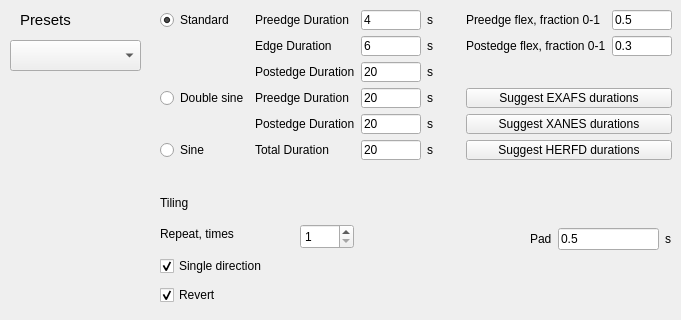
    <widget class="QWidget" name="tab_fly_scan">
     <attribute name="title">
      <string>Fly scan</string>
     </attribute>
     <widget class="QWidget" name="gridLayoutWidget_24">
      <property name="geometry">
       <rect>
        <x>160</x>
        <y>10</y>
        <width>512</width>
        <height>171</height>
       </rect>
      </property>
      <layout class="QGridLayout" name="gridLayout_34">
       <property name="sizeConstraint">
        <enum>QLayout::SetMaximumSize</enum>
       </property>
       <item column="4" row="0">
        <widget class="QLabel" name="label_95">
         <property name="maximumSize">
          <size>
           <width>16777215</width>
           <height>20</height>
          </size>
         </property>
         <property name="text">
          <string>Preedge flex, fraction 0-1</string>
         </property>
        </widget>
       </item>
       <item column="3" row="0">
        <widget class="QLabel" name="label_133">
         <property name="maximumSize">
          <size>
           <width>16777215</width>
           <height>20</height>
          </size>
         </property>
         <property name="text">
          <string>s</string>
         </property>
        </widget>
       </item>
       <item column="2" row="2">
        <widget class="QLineEdit" name="edit_ds2_poste_duration">
         <property name="maximumSize">
          <size>
           <width>60</width>
           <height>20</height>
          </size>
         </property>
         <property name="text">
          <string>20</string>
         </property>
        </widget>
       </item>
       <item column="5" row="1">
        <widget class="QLineEdit" name="edit_postedge_flex_frac">
         <property name="maximumSize">
          <size>
           <width>60</width>
           <height>20</height>
          </size>
         </property>
         <property name="text">
          <string>0.3</string>
         </property>
        </widget>
       </item>
       <item column="2" row="1">
        <widget class="QLineEdit" name="edit_ds2_edge_duration">
         <property name="maximumSize">
          <size>
           <width>60</width>
           <height>20</height>
          </size>
         </property>
         <property name="text">
          <string>6</string>
         </property>
        </widget>
       </item>
       <item column="0" row="5">
        <widget class="QRadioButton" name="radioButton_flypath_sine">
         <property name="maximumSize">
          <size>
           <width>16777215</width>
           <height>20</height>
          </size>
         </property>
         <property name="text">
          <string>Sine</string>
         </property>
        </widget>
       </item>
       <item column="0" row="3">
        <widget class="QRadioButton" name="radioButton_flypath_doublesine">
         <property name="maximumSize">
          <size>
           <width>16777215</width>
           <height>20</height>
          </size>
         </property>
         <property name="text">
          <string>Double sine</string>
         </property>
        </widget>
       </item>
       <item column="1" row="2">
        <widget class="QLabel" name="label_136">
         <property name="maximumSize">
          <size>
           <width>16777215</width>
           <height>20</height>
          </size>
         </property>
         <property name="text">
          <string>Postedge Duration</string>
         </property>
        </widget>
       </item>
       <item column="4" row="1">
        <widget class="QLabel" name="label_141">
         <property name="maximumSize">
          <size>
           <width>16777215</width>
           <height>20</height>
          </size>
         </property>
         <property name="text">
          <string>Postedge flex, fraction 0-1</string>
         </property>
        </widget>
       </item>
       <item column="1" row="0">
        <widget class="QLabel" name="label_92">
         <property name="maximumSize">
          <size>
           <width>16777215</width>
           <height>20</height>
          </size>
         </property>
         <property name="text">
          <string>Preedge Duration</string>
         </property>
        </widget>
       </item>
       <item column="1" row="4">
        <widget class="QLabel" name="label_90">
         <property name="maximumSize">
          <size>
           <width>16777215</width>
           <height>20</height>
          </size>
         </property>
         <property name="text">
          <string>Postedge Duration</string>
         </property>
        </widget>
       </item>
       <item column="1" row="5">
        <widget class="QLabel" name="label_86">
         <property name="maximumSize">
          <size>
           <width>16777215</width>
           <height>20</height>
          </size>
         </property>
         <property name="text">
          <string>Total Duration</string>
         </property>
        </widget>
       </item>
       <item column="3" row="5">
        <widget class="QLabel" name="label_87">
         <property name="maximumSize">
          <size>
           <width>16777215</width>
           <height>20</height>
          </size>
         </property>
         <property name="text">
          <string>s</string>
         </property>
        </widget>
       </item>
       <item column="3" row="4">
        <widget class="QLabel" name="label_91">
         <property name="maximumSize">
          <size>
           <width>16777215</width>
           <height>20</height>
          </size>
         </property>
         <property name="text">
          <string>s</string>
         </property>
        </widget>
       </item>
       <item column="1" row="3">
        <widget class="QLabel" name="label_88">
         <property name="maximumSize">
          <size>
           <width>16777215</width>
           <height>20</height>
          </size>
         </property>
         <property name="text">
          <string>Preedge Duration</string>
         </property>
        </widget>
       </item>
       <item column="1" row="1">
        <widget class="QLabel" name="label_134">
         <property name="maximumSize">
          <size>
           <width>16777215</width>
           <height>20</height>
          </size>
         </property>
         <property name="text">
          <string>Edge Duration</string>
         </property>
        </widget>
       </item>
       <item column="2" row="5">
        <widget class="QLineEdit" name="edit_sine_total_duration">
         <property name="maximumSize">
          <size>
           <width>60</width>
           <height>20</height>
          </size>
         </property>
         <property name="text">
          <string>20</string>
         </property>
        </widget>
       </item>
       <item column="2" row="4">
        <widget class="QLineEdit" name="edit_ds_poste_duration">
         <property name="maximumSize">
          <size>
           <width>60</width>
           <height>20</height>
          </size>
         </property>
         <property name="text">
          <string>20</string>
         </property>
        </widget>
       </item>
       <item column="3" row="1">
        <widget class="QLabel" name="label_135">
         <property name="maximumSize">
          <size>
           <width>16777215</width>
           <height>20</height>
          </size>
         </property>
         <property name="text">
          <string>s</string>
         </property>
        </widget>
       </item>
       <item column="3" row="3">
        <widget class="QLabel" name="label_89">
         <property name="maximumSize">
          <size>
           <width>16777215</width>
           <height>20</height>
          </size>
         </property>
         <property name="text">
          <string>s</string>
         </property>
        </widget>
       </item>
       <item column="0" row="0">
        <widget class="QRadioButton" name="radioButton_flypath_standard">
         <property name="maximumSize">
          <size>
           <width>16777215</width>
           <height>20</height>
          </size>
         </property>
         <property name="text">
          <string>Standard</string>
         </property>
         <property name="checked">
          <bool>true</bool>
         </property>
        </widget>
       </item>
       <item column="2" row="0">
        <widget class="QLineEdit" name="edit_ds2_pree_duration">
         <property name="maximumSize">
          <size>
           <width>60</width>
           <height>20</height>
          </size>
         </property>
         <property name="text">
          <string>4</string>
         </property>
        </widget>
       </item>
       <item column="3" row="2">
        <widget class="QLabel" name="label_137">
         <property name="maximumSize">
          <size>
           <width>16777215</width>
           <height>20</height>
          </size>
         </property>
         <property name="text">
          <string>s</string>
         </property>
        </widget>
       </item>
       <item column="5" row="0">
        <widget class="QLineEdit" name="edit_preedge_flex_frac">
         <property name="maximumSize">
          <size>
           <width>60</width>
           <height>20</height>
          </size>
         </property>
         <property name="text">
          <string>0.5</string>
         </property>
        </widget>
       </item>
       <item column="2" row="3">
        <widget class="QLineEdit" name="edit_ds_pree_duration">
         <property name="maximumSize">
          <size>
           <width>60</width>
           <height>20</height>
          </size>
         </property>
         <property name="text">
          <string>20</string>
         </property>
        </widget>
       </item>
      <item colspan="2" column="4" row="3"><widget class="QPushButton" name="push_suggest_durations_exafs"><property name="text"><string>Suggest EXAFS durations</string></property><property name="toolTip"><string>Fill the three durations from the processing-bin count of each region and the EXAFS time-per-bin policy (xas/fly_timing.json)</string></property></widget></item><item colspan="2" column="4" row="4"><widget class="QPushButton" name="push_suggest_durations_xanes"><property name="text"><string>Suggest XANES durations</string></property><property name="toolTip"><string>Same, with the XANES policy (more time per bin across the edge)</string></property></widget></item><item colspan="2" column="4" row="5"><widget class="QPushButton" name="push_suggest_durations_herfd"><property name="text"><string>Suggest HERFD durations</string></property><property name="toolTip"><string>Time per bin = target counts / live Pilatus ROI count rate (falls back to a multiple of the EXAFS policy)</string></property></widget></item></layout>
     </widget>
     <widget class="QWidget" name="gridLayoutWidget_6">
      <property name="geometry">
       <rect>
        <x>530</x>
        <y>220</y>
        <width>141</width>
        <height>38</height>
       </rect>
      </property>
      <layout class="QGridLayout" name="gridLayout_6">
       <item column="0" row="0">
        <widget class="QLabel" name="label_23">
         <property name="text">
          <string>Pad</string>
         </property>
        </widget>
       </item>
       <item column="1" row="0">
        <widget class="QLineEdit" name="edit_pad_time">
         <property name="text">
          <string>0.5</string>
         </property>
        </widget>
       </item>
       <item column="2" row="0">
        <widget class="QLabel" name="label_24">
         <property name="text">
          <string>s</string>
         </property>
        </widget>
       </item>
      </layout>
     </widget>
     <widget class="QWidget" name="gridLayoutWidget_10">
      <property name="geometry">
       <rect>
        <x>160</x>
        <y>190</y>
        <width>194</width>
        <height>121</height>
       </rect>
      </property>
      <layout class="QGridLayout" name="gridLayout_14">
       <item column="1" row="1">
        <widget class="QSpinBox" name="spinBox_tiling_repetitions">
         <property name="enabled">
          <bool>true</bool>
         </property>
         <property name="minimumSize">
          <size>
           <width>0</width>
           <height>25</height>
          </size>
         </property>
         <property name="maximumSize">
          <size>
           <width>54</width>
           <height>20</height>
          </size>
         </property>
         <property name="minimum">
          <number>1</number>
         </property>
         <property name="maximum">
          <number>50000</number>
         </property>
         <property name="value">
          <number>1</number>
         </property>
        </widget>
       </item>
       <item column="0" row="1">
        <widget class="QLabel" name="label_63">
         <property name="maximumSize">
          <size>
           <width>16777215</width>
           <height>20</height>
          </size>
         </property>
         <property name="text">
          <string>Repeat, times</string>
         </property>
        </widget>
       </item>
       <item column="0" row="2">
        <widget class="QCheckBox" name="checkBox_traj_single_dir">
         <property name="maximumSize">
          <size>
           <width>16777215</width>
           <height>20</height>
          </size>
         </property>
         <property name="text">
          <string>Single direction</string>
         </property>
         <property name="checked">
          <bool>true</bool>
         </property>
         <property name="tristate">
          <bool>false</bool>
         </property>
        </widget>
       </item>
       <item column="0" row="3">
        <widget class="QCheckBox" name="checkBox_traj_revert">
         <property name="enabled">
          <bool>true</bool>
         </property>
         <property name="maximumSize">
          <size>
           <width>16777215</width>
           <height>20</height>
          </size>
         </property>
         <property name="text">
          <string>Revert </string>
         </property>
         <property name="checked">
          <bool>true</bool>
         </property>
         <property name="tristate">
          <bool>false</bool>
         </property>
        </widget>
       </item>
       <item column="0" row="0">
        <widget class="QLabel" name="label_62">
         <property name="maximumSize">
          <size>
           <width>16777215</width>
           <height>20</height>
          </size>
         </property>
         <property name="text">
          <string>Tiling</string>
         </property>
        </widget>
       </item>
      </layout>
     </widget>
     <widget class="QLabel" name="label_47">
      <property name="geometry">
       <rect>
        <x>20</x>
        <y>10</y>
        <width>97</width>
        <height>20</height>
       </rect>
      </property>
      <property name="maximumSize">
       <size>
        <width>16777215</width>
        <height>20</height>
       </size>
      </property>
      <property name="font">
       <font>
        <family>Cantarell</family>
        <pointsize>11</pointsize>
        <italic>false</italic>
       </font>
      </property>
      <property name="text">
       <string>Presets</string>
      </property>
     </widget>
     <widget class="QComboBox" name="comboBox_fly_scan_presets">
      <property name="geometry">
       <rect>
        <x>10</x>
        <y>40</y>
        <width>131</width>
        <height>31</height>
       </rect>
      </property>
     </widget>
    </widget>
